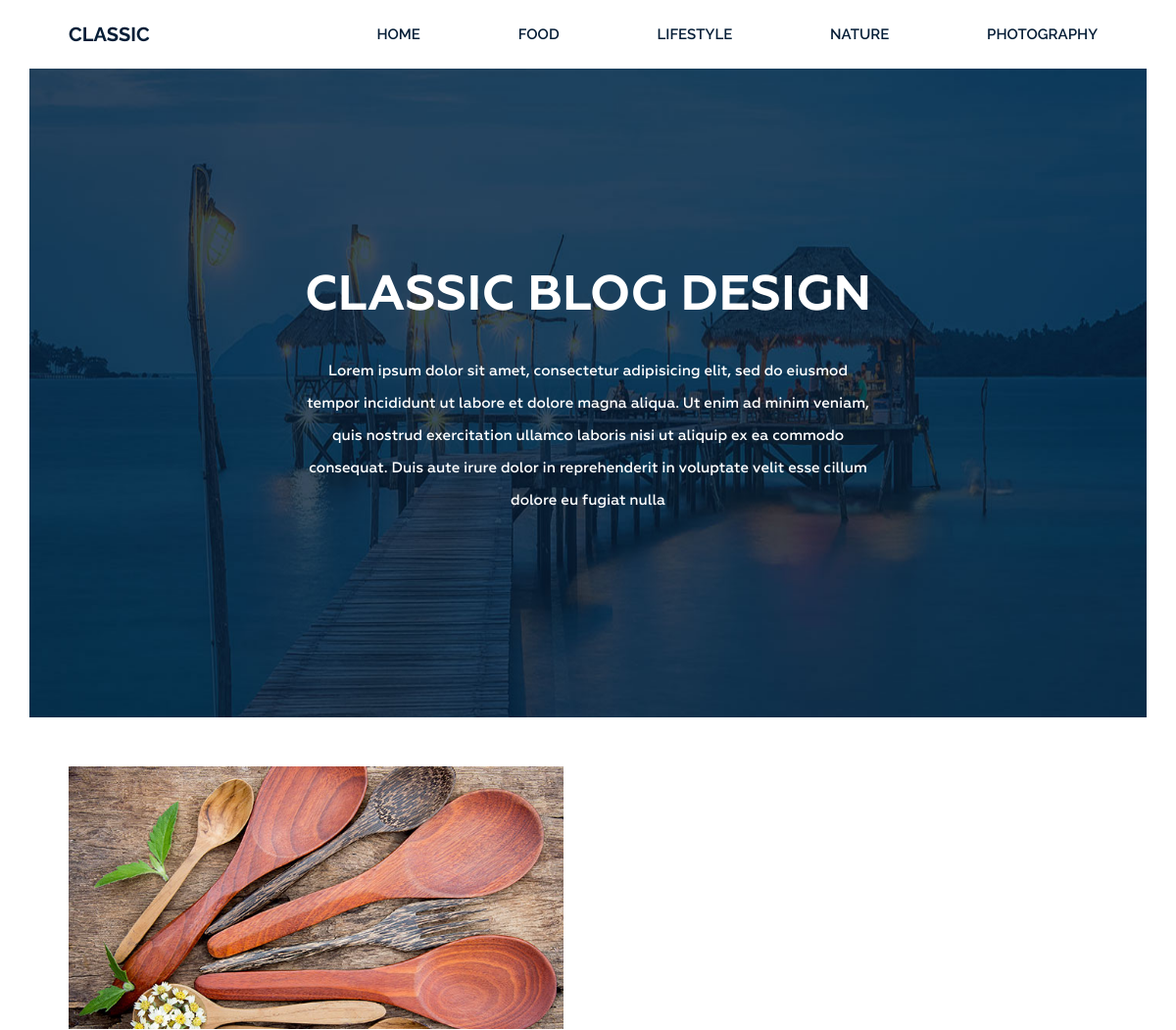
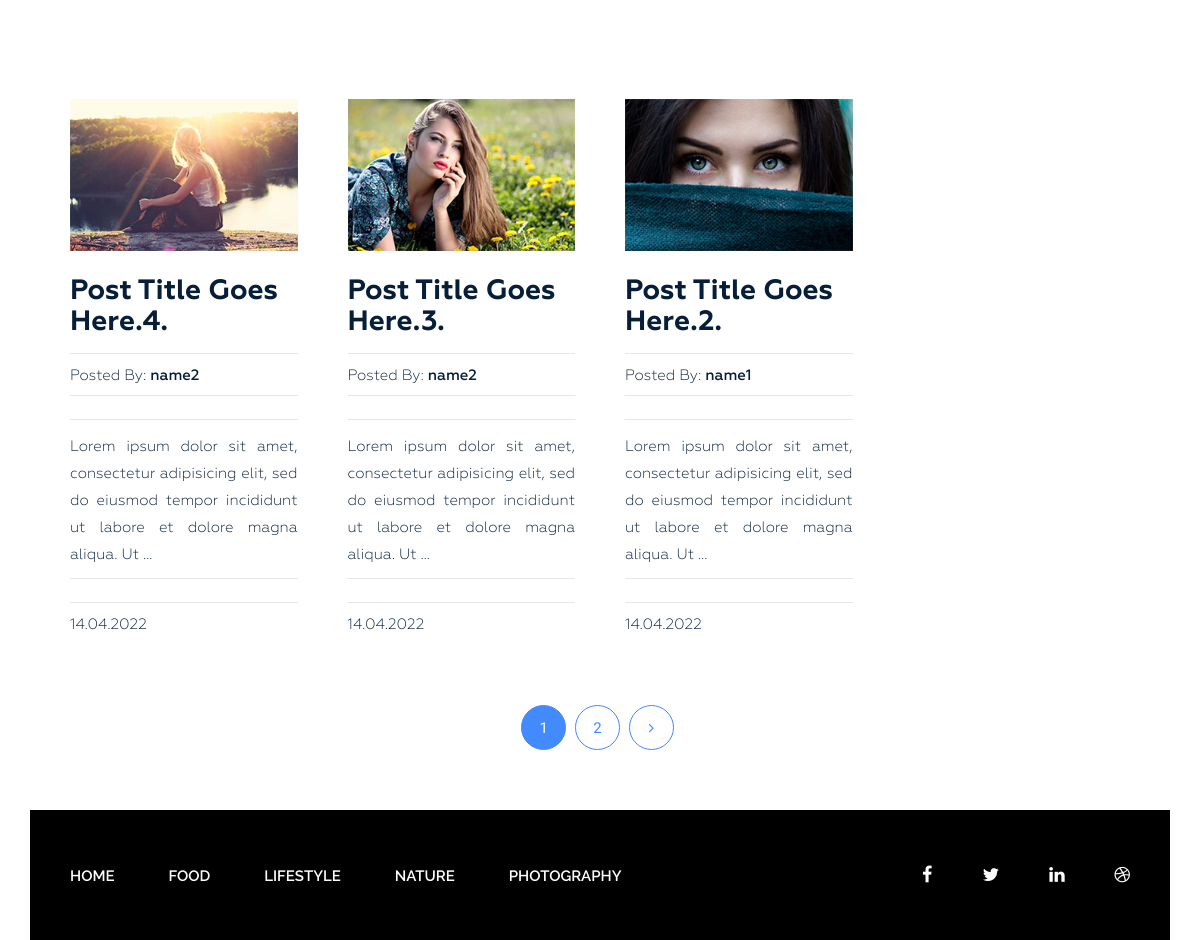
The page / on the database its author committed (2 pictures, top to bottom).
### news/models.py (models this page shows, shortened)
class Category(models.Model):
    title = models.CharField(max_length=255)
    slug = models.SlugField(max_length=255, verbose_name='Url', unique=True)
    def get_absolute_url(self):
        return reverse('category', kwargs={'slug': self.slug})
    class Meta:
        ordering = ['title']

class News(models.Model):
    title = models.CharField(max_length=255)
    slug = models.SlugField(max_length=255, verbose_name='Url', unique=True)
    author = models.CharField(max_length=150)
    content = models.TextField(blank=True)
    create_at = models.DateTimeField(auto_now_add=True)
    image = models.ImageField(upload_to='photo/%Y/%m/%d/')
    is_published = models.BooleanField(default=True)
    views = models.IntegerField(default=0, verbose_name='Количество просмотров')
    category = models.ForeignKey(Category, on_delete=models.PROTECT, related_name='posts')
    tags = models.ManyToManyField(Tag, blank=True, related_name='posts')
    def get_absolute_url(self):
        return reverse('post', kwargs={'slug': self.slug})
    class Meta:
        ordering = ['-create_at']

### news/views.py (the view)
# urls.py: path('', Home.as_view(), name='home'),
class Home(ListView):
    model = News
    template_name = 'blog/blog.html'
    context_object_name = 'posts'
    paginate_by = 3
    def get_context_data(self, *, object_list=None, **kwargs):
        context = super().get_context_data(**kwargs)
        context['title'] = 'Classic Blog Design'
        return context

### news/templatetags/menu.py (called while the page is built)
@register.inclusion_tag('blog/menu_tp1.html')
def show_menu(menu_class='menu'):
    categories = Category.objects.all()
    return {'categories': categories, 'menu_class': menu_class}

### templates/blog/blog.html (shortened to what this page needs)
{% extends 'base.html' %}
{% block content %}
<section class="bg-text-area">
    <div class="container">
        <div class="row">
            <div class="col-md-12">
                <div class="bg-text">
                    <h3>Classic BLOG Design</h3>
                    <p>Lorem ipsum dolor sit amet, consectetur adipisicing elit, sed do eiusmod tempor incididunt ut
                        labore et dolore magna aliqua. Ut enim ad minim veniam, quis nostrud exercitation ullamco
                        laboris nisi ut aliquip ex ea commodo consequat. Duis aute irure dolor in reprehenderit in
                        voluptate velit esse cillum dolore eu fugiat nulla </p>
                </div>
            </div>
        </div>
    </div>
</section>
<section class="blog-post-area">
    <div class="container">
        <div class="row">
            <div class="blog-post-area-style">
                <div class="col-md-12">
                    <div class="single-post-big">
                        <div class="big-image">
                            <img src="img/post-image1.jpg" alt="">
                        </div>
                    </div>
                </div>
                {% for post in posts %}
                <div class="col-md-3">
                    <div class="single-post">
                        {% if post.image %}
                        <img src="{{post.image.url}}" alt="{{post.title}}">
                        {% else %}
                        <img src="http://picsum.photos/id/1060/300/201/?blur=2" alt="{{post.title}}">
                        {% endif %}
                        <h3><a href="{{post.get_absolute_url}}">{{post.title}}.</a></h3>
                        <h4><span>Posted By: <span class="author-name">{{post.author}}</span></span>
                        </h4>
                        <p>{{post.content|truncatewords_html:20|safe}}</p>
                        <h4><span>{{post.create_at|date:"d.m.Y"}}</span></h4>
                    </div>
                </div>
                {% endfor %}
            </div>
        </div>
    </div>
    {% if page_obj.has_other_pages %}
    <div class="pegination">
        <div class="nav-links">
            {% for p in page_obj.paginator.page_range %}
            {% if page_obj.number == p %}
            <span class="page-numbers current">{{p}}</span>
            {% elif p > page_obj.number|add:-3 and p < page_obj.number|add:3%}
            <a class="page-numbers" href="?page={{p}}">{{p}}</a>
            {% endif %}
            {% endfor %}
            {% if page_obj.has_next %}
            <a class="page-numbers" href="?page={{page_obj.next_page_number}}"><i class="fa fa-angle-right"
                                                                                  aria-hidden="true"></i></a>
            {%endif%}
        </div>
    </div>
    {% endif %}
</section>
{%endblock content %}

### templates/blog/menu_tp1.html
<div class="{{menu_class}}">
    <ul>
        <li><a href="{% url 'home' %}">Home</a></li>
        {% for category in categories %}
        <li><a href="{{category.get_absolute_url}}">{{category.title}}</a></li>
        {% endfor %}
    </ul>
</div>

### static/style.css (style rules this page uses)
.wrapper header.header .menu { margin: 0 }
.wrapper header.header .menu ul { float: right; margin: 0; padding: 0; margin-right: 4px; }
.wrapper header.header .menu ul li { display: inline-block; list-style: outside none none; margin: 0 -4px 0 0; }
.wrapper header.header .menu ul li a { color: rgb(6, 30, 55); font-family: "Raleway", sans-serif; font-size: 15px; font-weight: 600; line-height: 70px; padding: 26px 50px; text-decoration: none; text-transform: uppercase; }
.wrapper section.bg-text-area .bg-text { background-image: url(img/bg-iamges.jpg); background-size: 100% 100%; padding: 205px 280px; }
.wrapper section.bg-text-area .bg-text h3 { color: #fff; font-family: Geometria; font-size: 50px; font-weight: 700; text-align: center; text-transform: uppercase; margin: 0; }
.wrapper section.bg-text-area .bg-text p { color: #fff; font-family: Geometria; font-size: 15px; font-weight: 500; line-height: 33px; margin: 32px 0 0; text-align: center; }
section.blog-post-area { margin-top: 50px; }
section.blog-post-area .big-image { float: left; width: 50%; padding-right: 35px; }
section.blog-post-area img { width: 100%; }
section.blog-post-area .single-post { padding-right: 20px; margin: 100px 0px 0px; }
section.blog-post-area h4 span { font-family: Geometria; font-weight: 400; font-size: 15px; color: #061e37; text-decoration: none; }
section.blog-post-area h4 span.author-name { font-weight: 500; }
.blog-post-area .single-post h3 a { font-family: Geometria; font-size: 28px; font-weight: 700; text-decoration: none; color: #061e37; }
.blog-post-area .single-post p { color: #061e37; font-family: Geometria; font-size: 15px; font-weight: 400; line-height: 27px; padding-top: 14px; position: relative; text-align: justify; }
.blog-post-area .single-post h4 { margin-bottom: 12px; padding-top: 10px; position: relative; }
.blog-post-area .single-post h4::before { background: #e6e6e6 none repeat scroll 0 0; content: ""; height: 1px; position: absolute; top: 0; width: 100%; }
.blog-post-area .single-post p::before { background: #e6e6e6 none repeat scroll 0 0; content: ""; height: 1px; position: absolute; top: 0; width: 100%; }
.blog-post-area .single-post h3 { margin: 25px 0 15px; }
.blog-post-area .pegination { margin-top: 60px; margin-bottom: 60px; }
.blog-post-area .pegination .nav-links { margin: 0; padding: 0; text-align: center; }
.blog-post-area .pegination .nav-links .page-numbers { border: 1px solid #448aff; border-radius: 50%; color: #448aff; display: inline-block; font-family: "Roboto", sans-serif; font-size: 15px; font-weight: 400; height: 45px; line-height: 45px; list-style: outside none none; margin-right: 5px; text-align: center; width: 45px; }
.blog-post-area .blog-post-area-style { margin: 0 20px 0 40px; }
.blog-post-area .pegination .nav-links .page-numbers.current { background: #448aff; color: #fff; }
.blog-post-area .pegination .nav-links a { text-decoration: none; }
.wrapper footer.footer .footer-menu { margin: 0 }
.wrapper footer.footer .footer-menu ul { line-height: 130px; margin: 0; padding: 0; }
.wrapper footer.footer .footer-menu ul li { display: inline; list-style: outside none none; margin: 0; padding: 30px 0px; }
.wrapper footer.footer .footer-menu ul li a { color: #fff; font-family: "Raleway", sans-serif; font-size: 15px; font-weight: 600; line-height: 70px; margin-left: 40px; padding: 26px 10px 26px 0; text-decoration: none; text-transform: uppercase; }

### rows shown on the page
Category: title "FOOD"
Category: title "LIFESTYLE"
Category: title "NATURE"
Category: title "PHOTOGRAPHY"
News: image (picture), title "Post Title Goes Here.4", author "name2", content "Lorem ipsum dolor sit amet, consectetur adipisicing elit, sed do eiusmod tempor incididunt ut labore et dolore magna aliqua. Ut …", create_at "14.04.2022"
News: image (picture), title "Post Title Goes Here.3", author "name2", content "Lorem ipsum dolor sit amet, consectetur adipisicing elit, sed do eiusmod tempor incididunt ut labore et dolore magna aliqua. Ut …", create_at "14.04.2022"
News: image (picture), title "Post Title Goes Here.2", author "name1", content "Lorem ipsum dolor sit amet, consectetur adipisicing elit, sed do eiusmod tempor incididunt ut labore et dolore magna aliqua. Ut …", create_at "14.04.2022"

### other values the page prints
{{ p }} "1"
{{ p }} "2"
